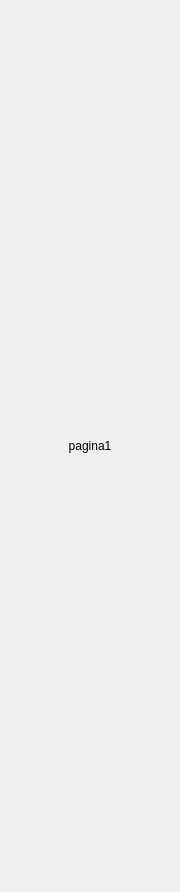
<?xml version="1.0" encoding="UTF-8"?>
<ui version="4.0">
 <class>StackedWidget</class>
 <widget class="QStackedWidget" name="StackedWidget">
  <property name="geometry">
   <rect>
    <x>0</x>
    <y>0</y>
    <width>180</width>
    <height>892</height>
   </rect>
  </property>
  <property name="windowTitle">
   <string>StackedWidget</string>
  </property>
  <widget class="QWidget" name="page1">
   <property name="minimumSize">
    <size>
     <width>180</width>
     <height>0</height>
    </size>
   </property>
   <property name="maximumSize">
    <size>
     <width>180</width>
     <height>16777215</height>
    </size>
   </property>
   <layout class="QVBoxLayout" name="verticalLayout">
    <item>
     <widget class="QLabel" name="label">
      <property name="text">
       <string>pagina1</string>
      </property>
      <property name="alignment">
       <set>Qt::AlignCenter</set>
      </property>
     </widget>
    </item>
   </layout>
  </widget>
  <widget class="QWidget" name="page2">
   <property name="minimumSize">
    <size>
     <width>180</width>
     <height>0</height>
    </size>
   </property>
   <property name="maximumSize">
    <size>
     <width>180</width>
     <height>16777215</height>
    </size>
   </property>
   <layout class="QVBoxLayout" name="verticalLayout_2">
    <item>
     <widget class="QLabel" name="label_2">
      <property name="text">
       <string>pagina 2</string>
      </property>
      <property name="alignment">
       <set>Qt::AlignCenter</set>
      </property>
     </widget>
    </item>
   </layout>
  </widget>
 </widget>
 <resources/>
 <connections/>
</ui>
